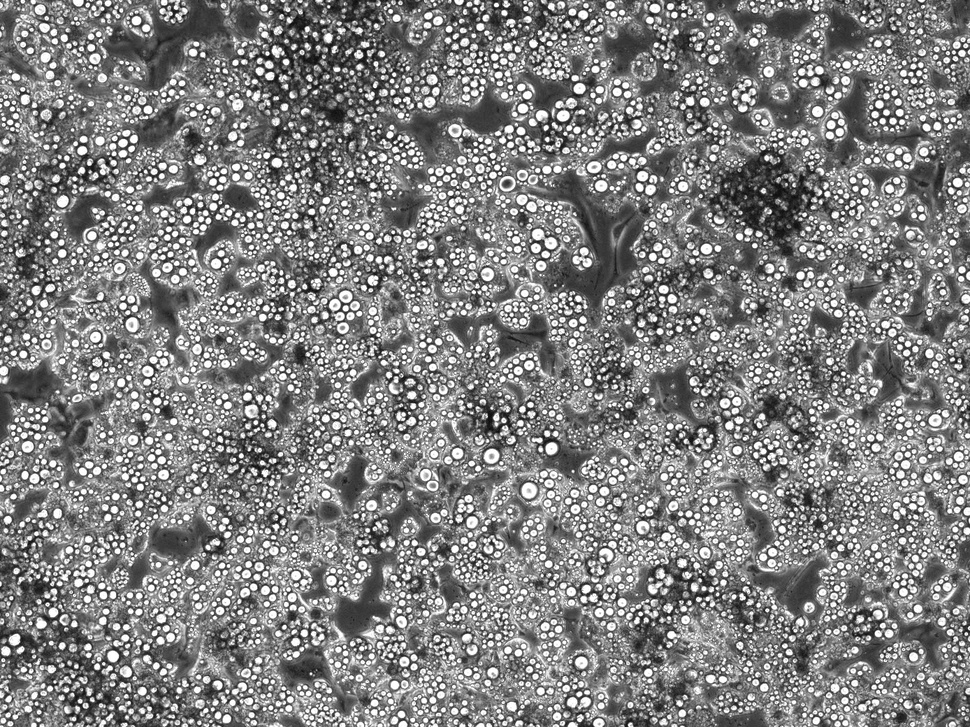
%> input picture images/sample.jpg, 970 x 727 px, shrunk from 1388 x 1040 before the run
$ octave testlc.m   (GNU Octave 9; MATLAB toolbox functions it lacks are replaced by stand-ins)
%> lines starting %> are read from the running program, lines starting %| are printed output that depends on the picture; in (x1, y1, x2, y2) boxes, pixels count from 0 and x2, y2 are one past the last pixel; in counts of white or black regions, pixels touching at a corner belong together; the program's own positions count from 1
close all
%https://www.mathworks.com/help/images/image-enhancement-and-analysis.html
%https://www.mathworks.com/help/images/ref/strel-class.html

I = imread('Images/sample.jpg');
%> I is the input picture: size 727x970 uint8; min 4, max 255, mean 129.2
imshow(I)

%Getting the small lipid droplets
background = imopen(I, strel('disk',6));

figure
surf(double(background(1:8:end, 1:8:end))), zlim([0 255]);
set(gca,'ydir','reverse');

I2 = I - background;
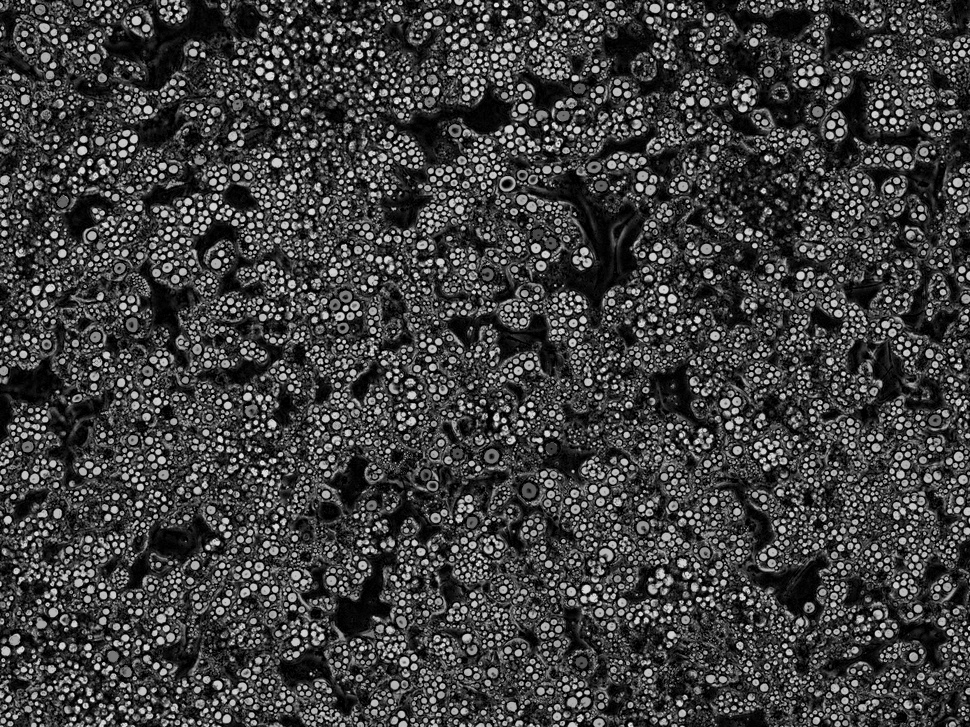
%> I2: size 727x970 uint8; min 0, max 230, mean 62.5
imshow(I2)

I3 = imadjust(I2);
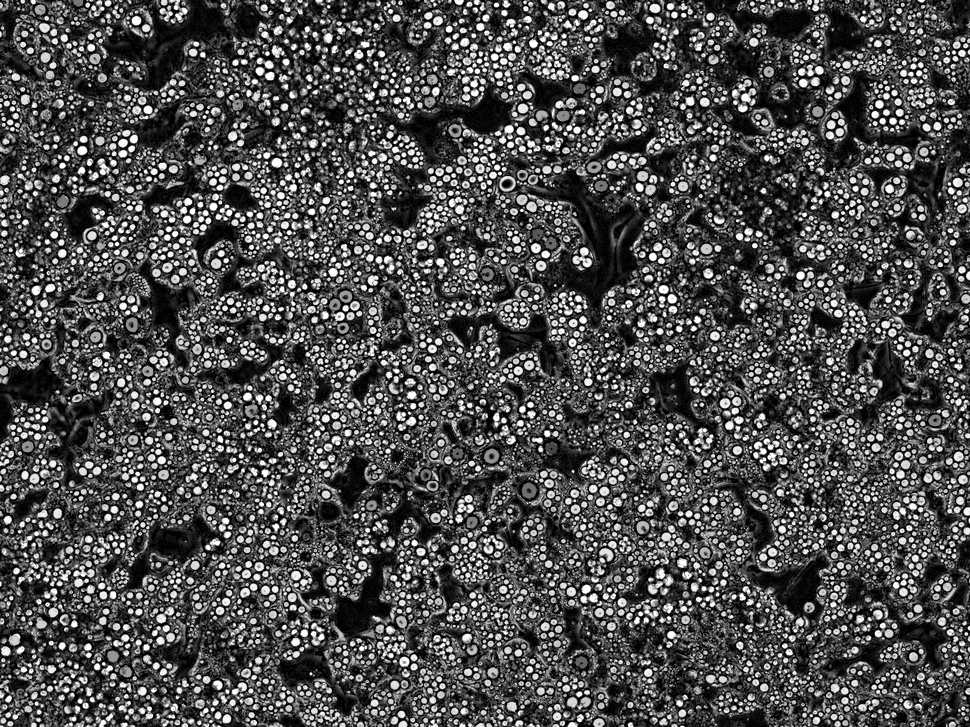
%> I3: size 727x970 uint8; min 0, max 255, mean 78
imshow(I3);

level = graythresh(I3);
%> level = 0.431
bw = im2bw(I3,level);
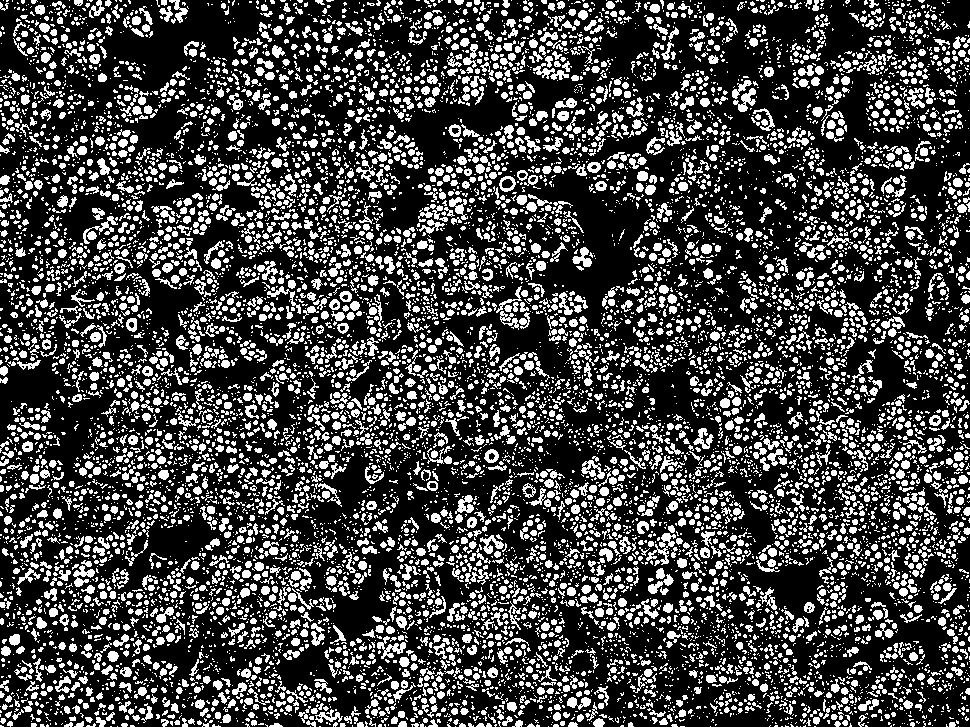
%> bw: size 727x970 logical; 27% white; 12282 white regions (9013 under 20 px), largest, box (x1, y1, x2, y2) and area: (646, 533, 676, 566) 331, (377, 636, 406, 659) 264, (533, 63, 569, 80) 240
bw = bwareaopen(bw,50);
imshow(bw)

%Getting the medium lipid droplets
background1 = imopen(I, strel('disk',10));
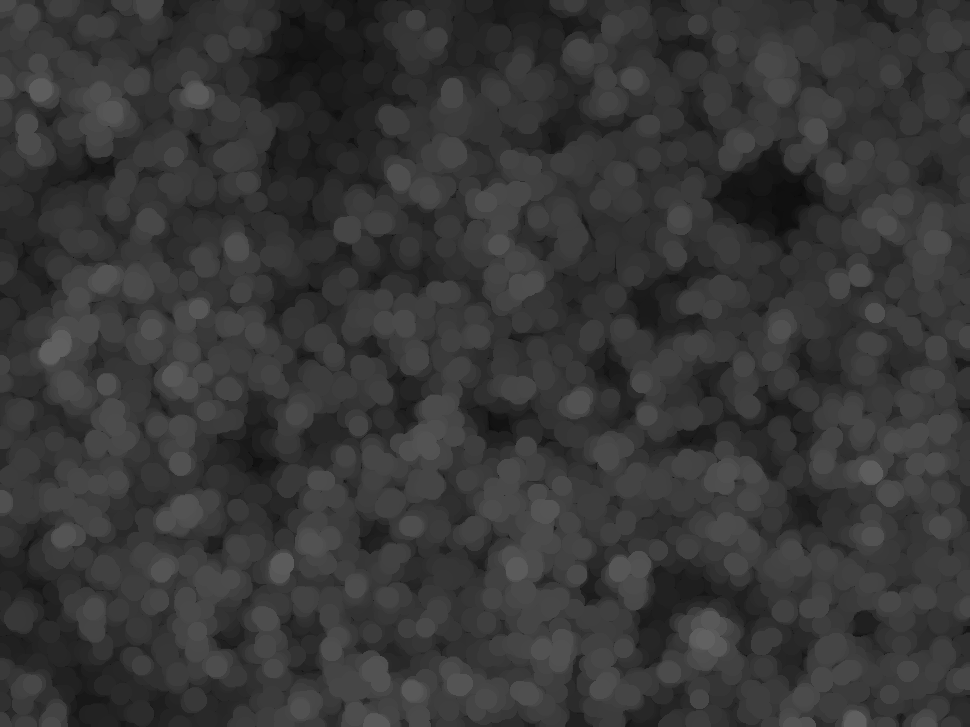
%> background1: size 727x970 uint8; min 4, max 97, mean 54.9

figure
surf(double(background1(1:8:end, 1:8:end))), zlim([0 255]);
set(gca,'ydir','reverse');
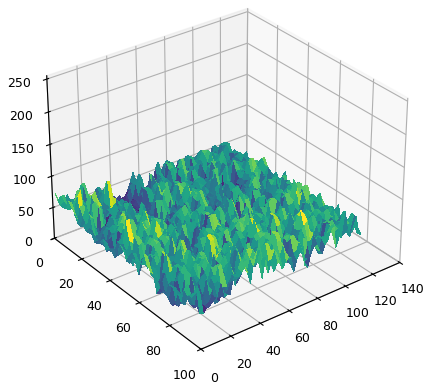
%> figure redrawn from the program's plot data

I4 = I - background1;
imshow(I4)

I5 = imadjust(I4);
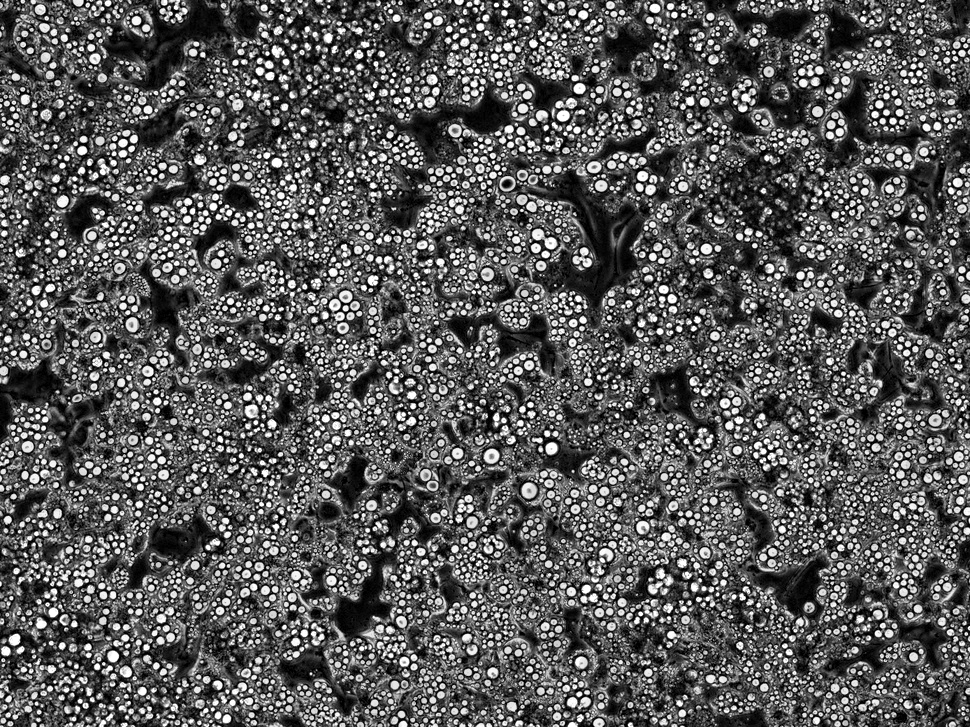
%> I5: size 727x970 uint8; min 0, max 255, mean 89.3
imshow(I5);

level = graythresh(I5);
%> level = 0.459
bw2 = im2bw(I5,level);
%> bw2: size 727x970 logical; 29.1% white; 11247 white regions (7853 under 20 px), largest, box (x1, y1, x2, y2) and area: (362, 625, 406, 659) 478, (646, 532, 676, 566) 347, (155, 271, 212, 297) 282
bw2 = bwareaopen(bw2,50);
imshow(bw2)

figure
imshowpair(bw,bw2,'Scaling','none');
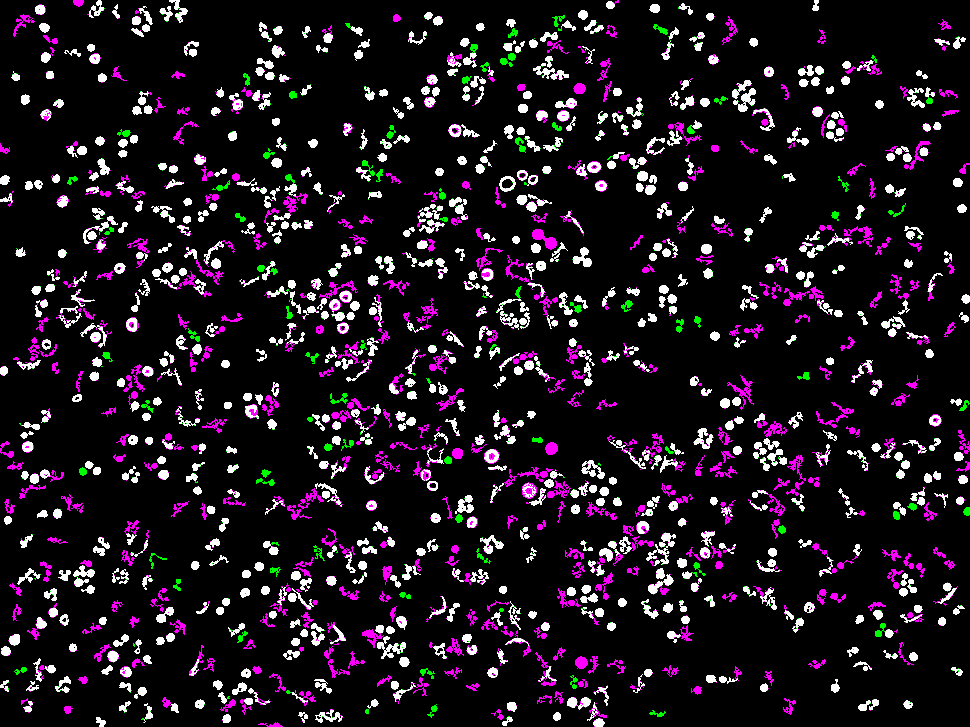
%> displayed picture: size 727x970x3, on the screen's scale of 0 to 255; mean R, G, B 29.7, 21.6, 29.7

$ run again, with images/2aexample.jpg copied over images/sample.jpg
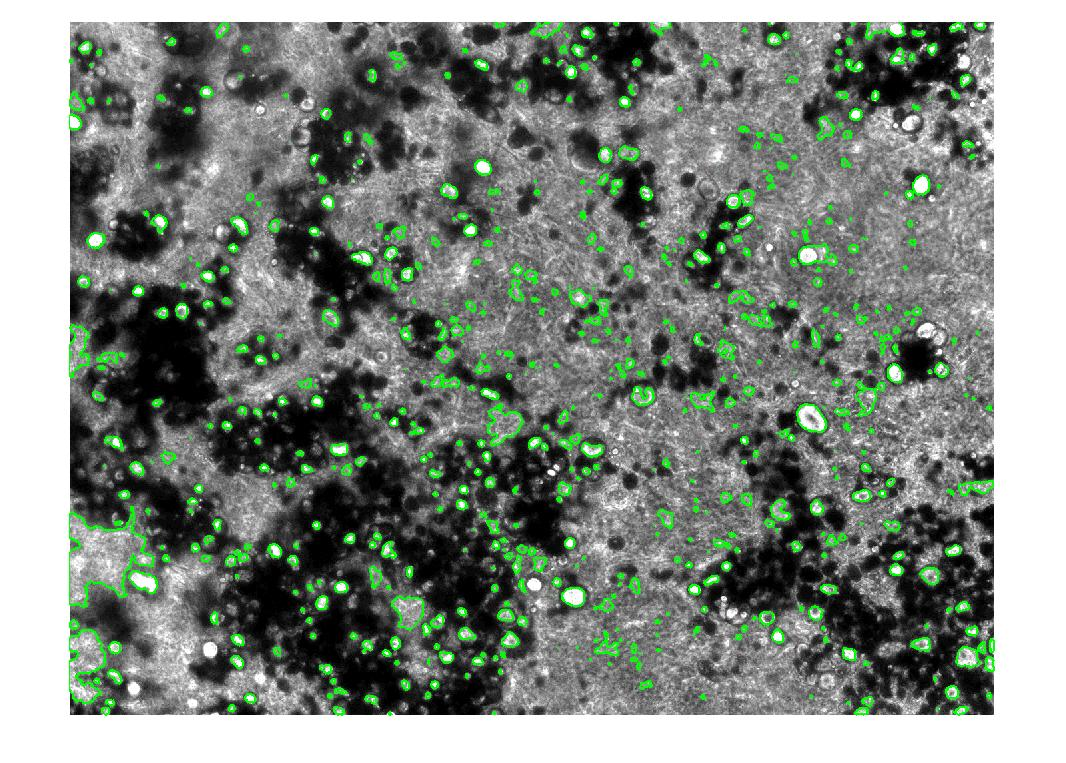
%> input picture images/2aexample.jpg, 1066 x 763 px
%> I is the input picture: size 763x1066x3 uint8; mean R, G, B 128.1, 137.5, 128.1
%> `level = graythresh(I3);`: level = 0.278
%> `I5 = imadjust(I4);`:
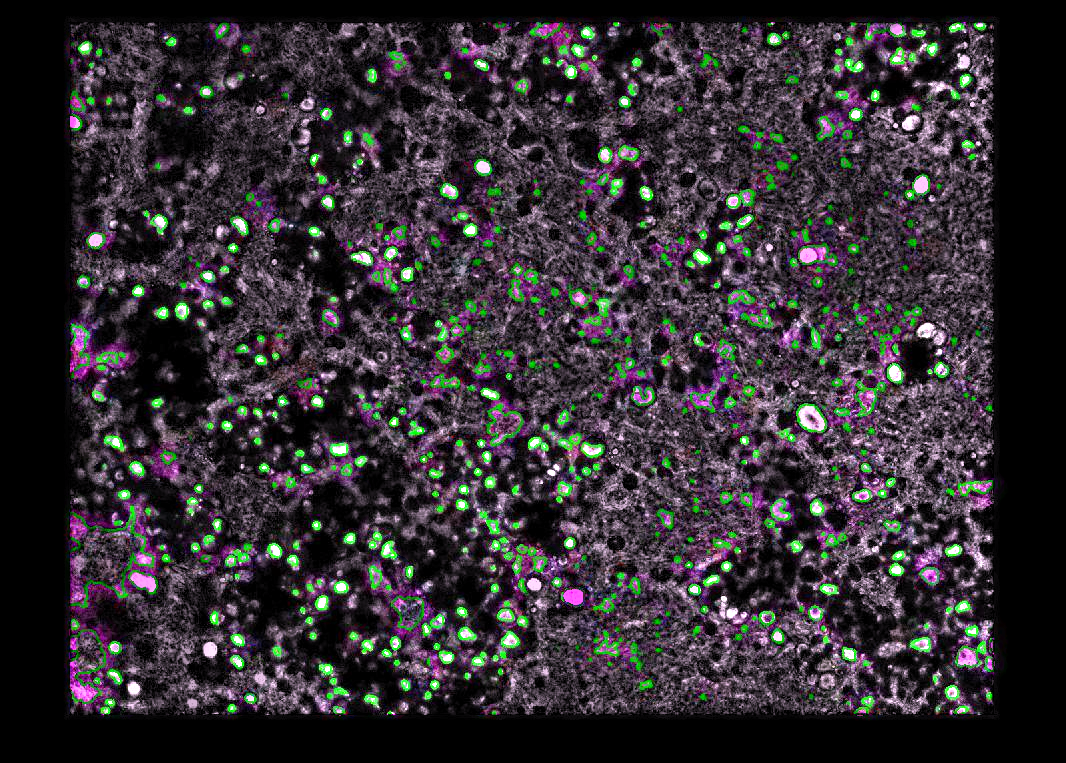
%> I5: size 763x1066x3 uint8; mean R, G, B 50.4, 46.3, 50.6
%> `level = graythresh(I5);`: level = 0.282
%> `imshowpair(bw,bw2,'Scaling','none');`:
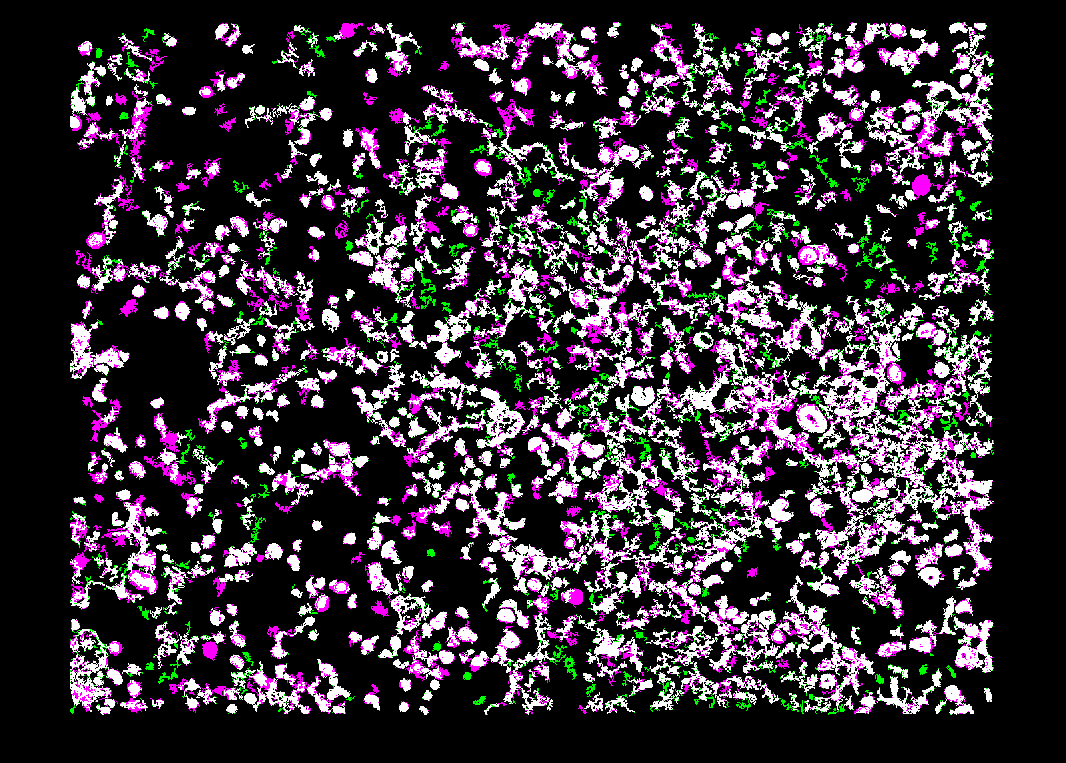
%> displayed picture: size 763x1066x3, on the screen's scale of 0 to 255; mean R, G, B 59.9, 50.3, 59.9

$ run again, with images/ForPaper2.jpg copied over images/sample.jpg
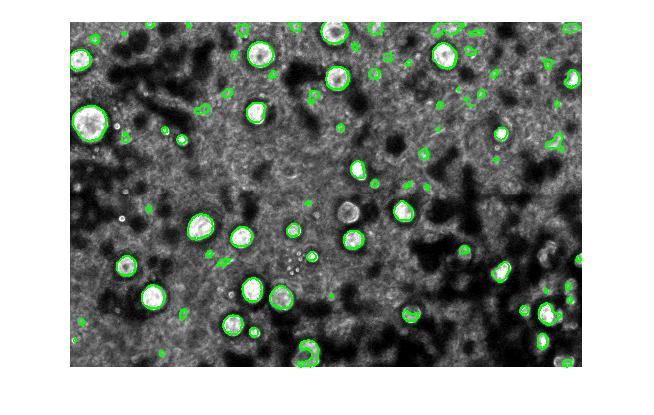
%> input picture images/ForPaper2.jpg, 654 x 415 px
%> I is the input picture: size 415x654x3 uint8; mean R, G, B 139, 144.8, 139
%> `level = graythresh(I3);`: level = 0.261
%> `I5 = imadjust(I4);`:
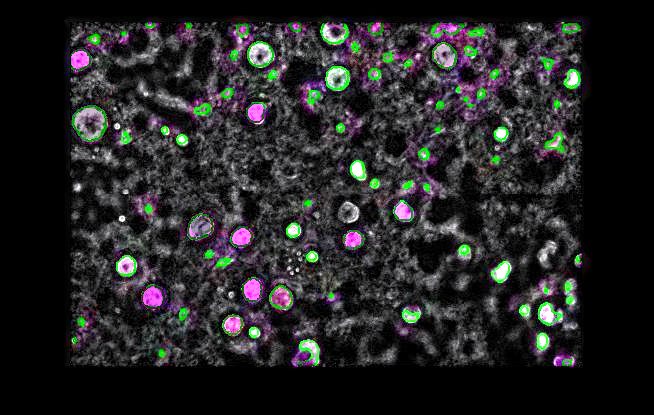
%> I5: size 415x654x3 uint8; mean R, G, B 37, 36.6, 37.4
%> `level = graythresh(I5);`: level = 0.247
%> `imshowpair(bw,bw2,'Scaling','none');`:
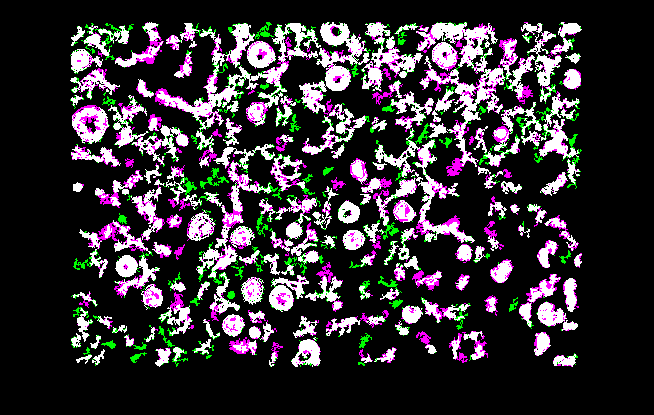
%> displayed picture: size 415x654x3, on the screen's scale of 0 to 255; mean R, G, B 53.4, 48.5, 53.4
